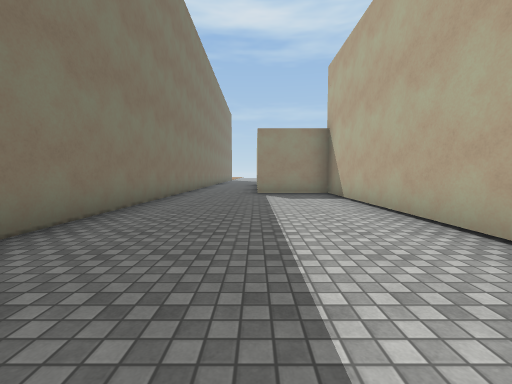
view 1 (above)

13 first-person views from a walk through a Unity game level. The camera is 1.3 m above the floor, tilts 4° down and sees 90° across. The floor is counted in squares, 2 m on a side. Each view is taken from the middle of a square. On the plan, view 1 faces up. The plan holds only what a view shows up to about 9 squares ahead; the rest is blank. The place goes on beyond the plan. Some animated figures are not drawn. Surface patterns are stand-ins for the level's own textures.

view 2
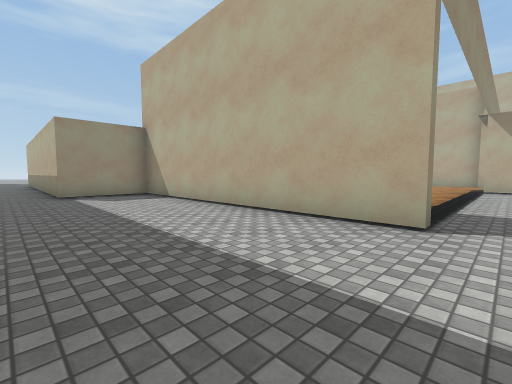

view 3
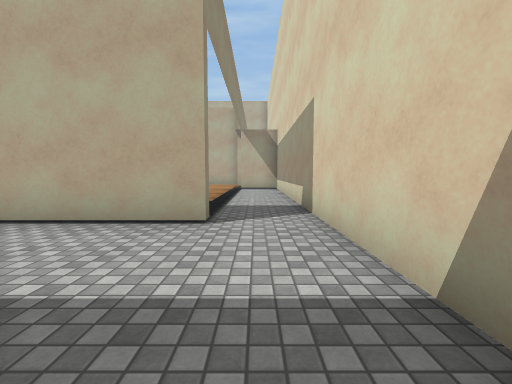

view 4
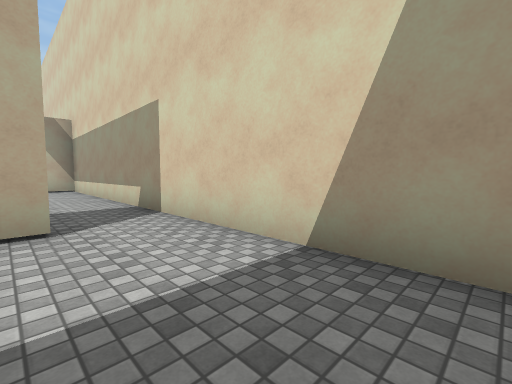

view 5
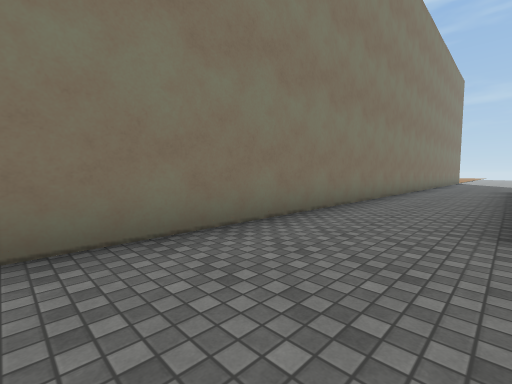

view 6
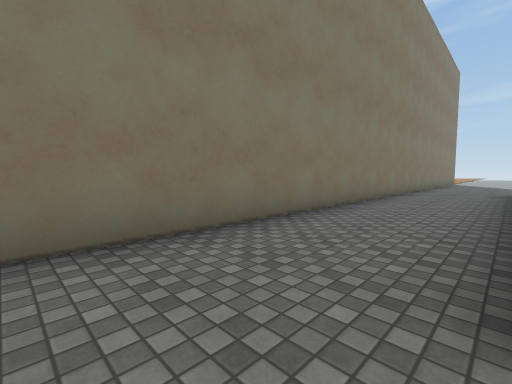

view 7
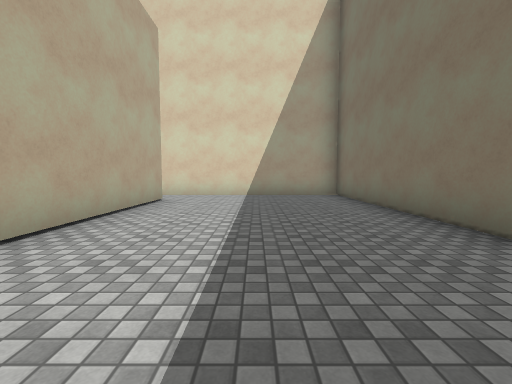

view 8
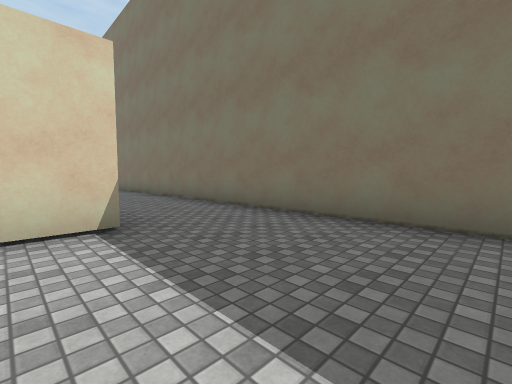

view 9
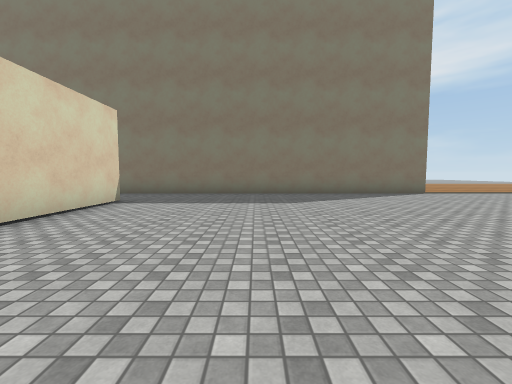

view 10
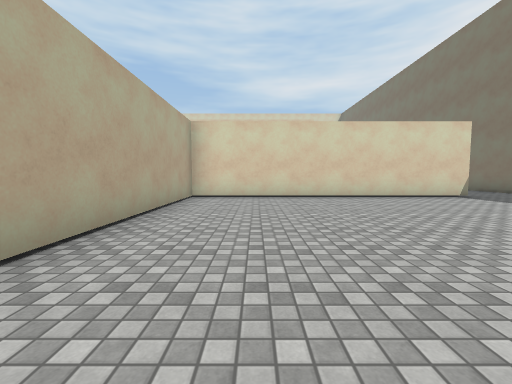

view 11
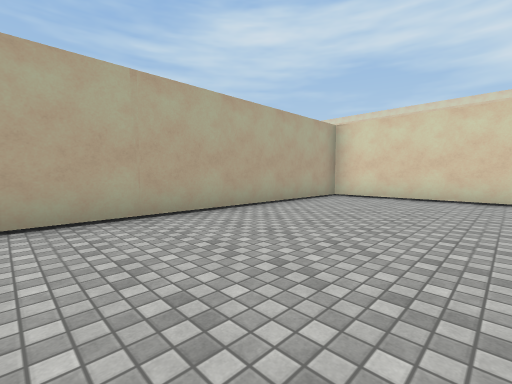

view 12
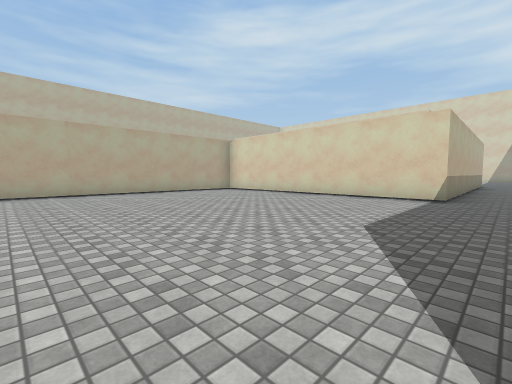

view 13
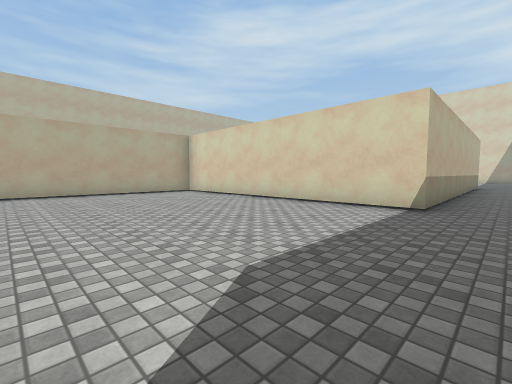

### Floor plan
Points are (right, up) in squares from view 1. A wall is a line through its corners. A room is listed if a view was taken in it or the views show most of it. See-through windows are left out.
Room 1 (views 1, 2, 3, 4, 5, 6, 7)
walls: (2.3, 0.6) (2.3, 8.2) (0, 8.2) (0, 17.8); (10.4, -0.5) (10.4, 0.8); (-2.5, 18.5) (-2.5, -0.9) (9.9, -0.9)
ways out: opening at (-1, 18) to room 2
Room 2 (views 8, 9, 10, 11, 12, 13)
walls: (0, 17.8) (7.8, 17.8) (7.8, 25.1); (-2.5, 25.5) (-2.5, 18.5)
ways out: opening at (-1, 18) to room 1

Where each view was taken, in squares from view 1:
view 1: 0 up, 0 right, facing up
view 2: 0 up, 1 left, facing up-right
view 3: 0 up, 1 left, facing right
view 4: 1 up, 1 left, facing down-right
view 5: 5 up, 0 right, facing up-left
view 6: 7 up, 0 right, facing up-left
view 7: 7 up, 0 right, facing down
view 8: 21 up, 1 right, facing down-left
view 9: 21 up, 6 right, facing left
view 10: 25 up, 6 right, facing down
view 11: 25 up, 4 right, facing down-right
view 12: 25 up, 1 left, facing down-right
view 13: 23 up, 1 left, facing down-right
